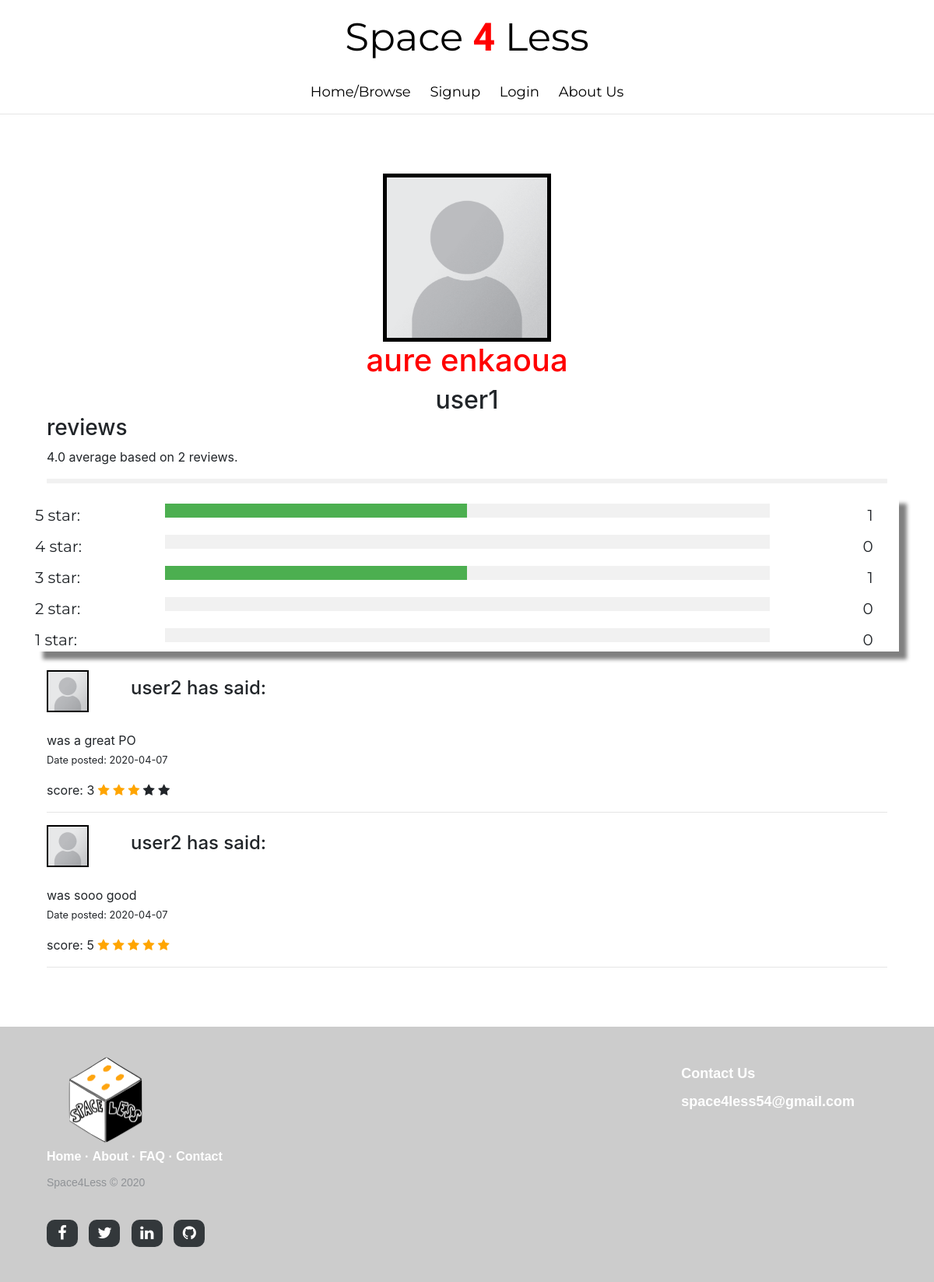
Before: /profile/1 with the older database file.
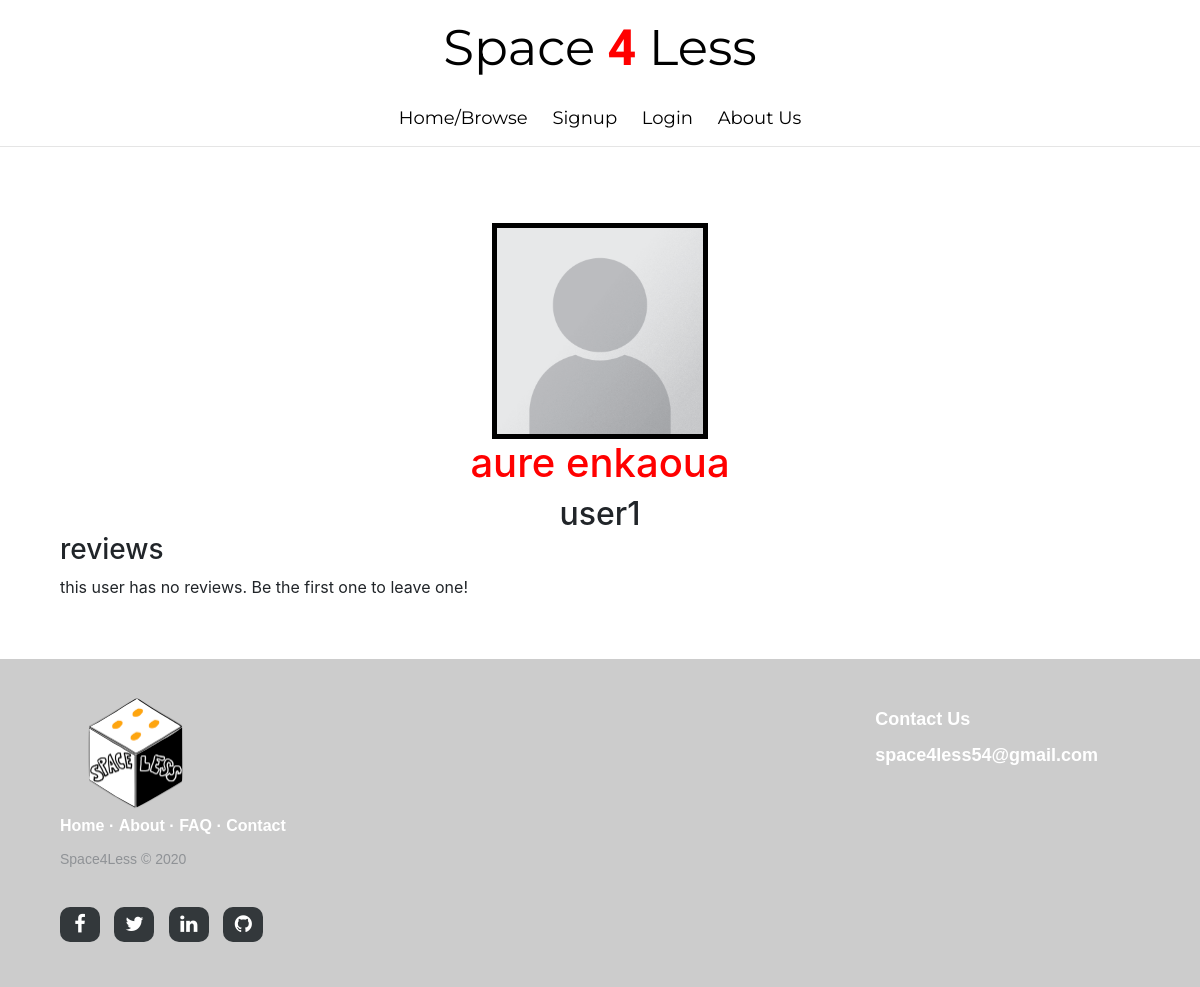
After: the same page with the newer database file.
### app/models.py (models this page shows, shortened)
class User(db.Model, UserMixin):
    __tablename__ = 'user'
    user_id = db.Column(db.Integer, primary_key=True)
    username = db.Column(db.String(250), nullable=False)
    first_name = db.Column(db.String(250), nullable=False)
    last_name = db.Column(db.String(250), nullable=False)
    email = db.Column(db.String(250), nullable=False)
    password = db.Column(db.String(200))
    image_file = db.Column(db.String(20), nullable=False, default='default-profile.png')
    roles = db.Column(db.String(20))
    posts = db.relationship('Post', backref='author', lazy=True)
    bookings = db.relationship('Book')
    comments = db.relationship('Comment')
    reviews = db.relationship('Review')

class Review(db.Model):
    __tablename__ = 'review'
    review_id = db.Column(db.Integer, primary_key=True)
    date_posted = db.Column(db.DateTime, nullable=False, default=datetime.utcnow)
    content = db.Column(db.String, nullable=False, default='')
    stars = db.Column(db.Integer)
    property_owner_user_id = db.Column(db.Integer, nullable=False)
    renter_user_id = db.Column(db.Integer, ForeignKey('user.user_id'), nullable=False)

### app/main/routes.py (the view)
@bp_main.route("/profile/<userid>", methods=['GET', 'POST'])
def view_profile(userid):
    user = User.query.get(userid)
    reviews = Review.query.filter_by(property_owner_user_id=userid) \
        .join(User, Review.renter_user_id == User.user_id) \
        .add_columns(Review.content, Review.stars, Review.date_posted, User.username, User.image_file,
                     Review.review_id) \
        .all()
    sum = 0
    number_of_reviews = 0
    star_number_tot = {1: 0, 2: 0, 3: 0, 4: 0, 5: 0, 'total': 0}
    if len(reviews) == 0:
        average = 'there are no reviews at this time'
    else:
        for review in reviews:
            for star_number in star_number_tot.keys():
                if star_number == review.stars:
                    star_number_tot[review.stars] += 1
                    star_number_tot['total'] += 1
            sum = sum + review.stars
            number_of_reviews = number_of_reviews + 1
        average = sum / number_of_reviews
    return render_template('view_profile.html', user=user, reviews=reviews, average=average,
                           star_number=star_number_tot)

### app/templates/view_profile.html (shortened to what this page needs)
{% extends 'layout.html' %}
{% block content %}
    <img class="profile_picture"
         src="{{ url_for('static', filename='profile_pictures/' + user.image_file, width=50, height =50) }}">
    <h1>{{ user.first_name }} {{ user.last_name }}</h1>
    <h2 class="align_center">{{ user.username }}</h2>
    <h3>reviews</h3>
    {% if star_number['total']== 0 %}
        this user has no reviews. Be the first one to leave one!
    {% else %}
        <p>{{ average }} average based on {{ star_number['total'] }} reviews.</p>
        <hr style="border:3px solid #f1f1f1">
        <div class="row">
            <div class="side">5 star:</div>
            <div class="middle">
                <div class="bar-container">
                    <div style="width:  {{ (star_number[5]/star_number['total']) *100 }}% ; height: 18px; background-color: #4CAF50;"></div>
                </div>
            </div>
            <div class="side right"> {{ star_number[5] }}</div>
            <div class="side">4 star:</div>
            <div class="middle">
                <div class="bar-container">
                </div>
            </div>
            <div class="side right">{{ star_number[4] }}</div>
            <div class="side">3 star:</div>
            <div class="middle">
                <div class="bar-container">
                    <div style="width:  {{ (star_number[3]/star_number['total']) *100 }}% ; height: 18px; background-color: #4CAF50;"></div>
                </div>
            </div>
            <div class="side right">{{ star_number[3] }}</div>
            <div class="side">2 star:</div>
            <div class="middle">
                <div class="bar-container">
                </div>
            </div>
            <div class="side right">{{ star_number[2] }}</div>
            <div class="side">1 star:</div>
            <div class="middle">
                <div class="bar-container">
                </div>
            </div>
            <div class="side right">{{ star_number[1] }}</div>
        </div>
    {% endif %}
    <br>
    {% for review in reviews %}
        <div>
            <div id="align">
                <img class="comment-profile-pic" class="rounded-circle"
                     src="{{ url_for('static', filename='profile_pictures/' + review.image_file, width=50, height =50) }}">
                <h4 id="comment-title">{{ review.username }} has said:</h4>
            </div>
            <br>
            {{ review.content }}
            <p><small> Date posted: {{ review.date_posted.strftime('%Y-%m-%d') }}</small></p>
            score: {{ review.stars }}
            {% for star in range(review.stars) %}
                <span class="fa fa-star checked"></span>
            {% endfor %}
            {% for star in range(5 - review.stars) %}
                <span class="fa fa-star"></span>
            {% endfor %}
        </div>
        <hr>
    {% endfor %}
{% endblock content %}

### app/templates/layout.html (shortened to what this page needs)
<!DOCTYPE html>
<html lang="en">
<head>
    <link rel="stylesheet" type="text/css" href="{{ url_for('static', filename='design.css') }}">
    <link rel="stylesheet" href=" https://maxcdn.bootstrapcdn.com/font-awesome/4.2.0/css/font-awesome.min.css">
    <link rel="stylesheet" href="https://stackpath.bootstrapcdn.com/bootstrap/4.4.1/css/bootstrap.min.css"
>
    <link rel="stylesheet" href="https://cdnjs.cloudflare.com/ajax/libs/font-awesome/4.7.0/css/font-awesome.min.css">
</head>
<body>
<header>
    <nav class="nav">
        <div class="nav-header">
            <div class="nav-title">
                Space<span
                    style='color: red; font-family: "Mr Dafoe"; font-size: 50px; font-style: normal; font-variant: normal; font-weight: 700; line-height: 26.4px; '> 4 </span>
                Less
            </div>
        </div>
        <div class="nav-links">
            <a href="{{ url_for('main.home_page') }}"> Home/Browse</a>
            {% if current_user.is_authenticated %}
                {% if current_user.roles == 'property_owner' %}
                    <a href="{{ url_for('posts.post') }}" target="_blank"> Post </a>
                    {#{% else %}
                        <a href="{{ url_for('main.book') }}" target="_blank"> Book </a>#}
                {% endif %}
                <a href="{{ url_for('auth.logout') }}">Logout</a>
                <a href="{{ url_for('user.profile') }}">My profile</a>
            {% else %}
                <a href="{{ url_for('auth.signup') }}">Signup</a>
                <a href="{{ url_for('auth.login') }}">Login </a>
                <a href="{{ url_for('main.about_me') }}">About Us </a>
            {% endif %}
        </div>
    </nav>
</header>
<hr>
<div class="main-body">
    {% block content %}{% endblock content %}
</div>
<footer class="footer-distributed">
    <div class="footer-left">
        <span><img class="logo" src="../static/logo.jpg" alt=" "></span>
        <p class="footer-links">
            <a href="{{ url_for('main.home_page') }}">Home</a>
            ·
            <a href="{{ url_for('main.about_me') }}">About</a>
            ·
            <a href="{{ url_for('main.faq') }}">FAQ</a>
            ·
            <a href="#">Contact</a>
        </p>
        <p class="footer-company-name">Space4Less © 2020</p>
        <div class="footer-icons">
            <a href="https://www.facebook.com"><i class="fa fa-facebook"></i></a>
            <a href="https://twitter.com"><i class="fa fa-twitter"></i></a>
            <a href="https://www.linkedin.com"><i class="fa fa-linkedin"></i></a>
            <a href="https://github.com"><i class="fa fa-github"></i></a>
        </div>
    </div>
    <div class="footer-right">
        <p>Contact Us</p>
        <br>
        <p>space4less54@gmail.com</p>
    </div>
</footer>
</body>
</html>

### app/static/design.css (style rules this page uses)
.logo { width: 25%; }
.main-body { padding: 5%; }
.profile_picture { border: 5px solid black; margin: auto; display: block; max-width:20%; max-height:20%; width: auto; height: auto; }
.align_center { text-align: center; margin: auto; }
h1 { text-align: center; color:red; }
h2 { padding-left: 20%; padding-right: 20%; }
* { box-sizing: border-box; }
.nav { justify-content: space-between; height: 50px; width: 100%; background-color: transparent; opacity: 1; }
.nav { display: inline-block !important; margin: auto; text-align: center; }
.nav > .nav-header > .nav-title { font-size: 50px; font-family: Montserrat, sans-serif; color: black; padding: 10px 10px 10px 10px; }
.nav > .nav-links { display: inline; font-size: 18px; font-family: Montserrat, sans-serif; color: black; }
.nav > .nav-links > a { display: inline-block; padding: 10px 10px 20px 10px; text-decoration: none; color: black; }
.footer-distributed { background: #cccccc; box-shadow: 0 1px 1px 0 rgba(0, 0, 0, 0.12); box-sizing: border-box; width: 100%; font: bold 16px sans-serif; text-align: left; padding: 35px 60px 40px; overflow: hidden; }
.footer-distributed .footer-left { float: left; }
.footer-distributed .footer-links { color: #ffffff; margin: 0 0 10px; padding: 0; }
.footer-distributed .footer-links a { display:inline-block; line-height: 1.8; text-decoration: none; color: inherit; }
.footer-distributed .footer-company-name { color: #8f9296; font-size: 14px; font-weight: normal; margin: 0; }
.footer-distributed .footer-icons { margin-top: 40px; }
.footer-distributed .footer-icons a { display: inline-block; width: 40px; height: 35px; cursor: pointer; background-color: #33383b; border-radius: 10px; font-size: 20px; color: #ffffff; text-align: center; line-height: 35px; margin-right: 10px; margin-bottom: 5px; }
.footer-distributed .footer-right { float: right; }
.footer-distributed .footer-right p { display: inline-block; vertical-align: top; margin: 15px 42px 0 0; color: #ffffff; font-size: 18px; }
.fa { font-size: 25px; }

Changed rows visible on the page:
removed Review: image_file (placeholder picture), username "user2", content "was a great PO", date_posted "2020-04-07", stars "3"
removed Review: image_file (placeholder picture), username "user2", content "was sooo good", date_posted "2020-04-07", stars "5"
Other visible differences:
{{ average }}: "4.0" → (not shown)
{{ star_number['total'] }}: "2" → (not shown)
{{ star_number[5] }}: "1" → (not shown)
{{ star_number[4] }}: "0" → (not shown)
{{ star_number[3] }}: "1" → (not shown)
{{ star_number[2] }}: "0" → (not shown)
{{ star_number[1] }}: "0" → (not shown)
text no longer shown: "average based on reviews. 5 star: 4 star: 3 star: 2 star: 1 star:"
text now shown: "this user has no reviews. Be the first one to leave one!"
